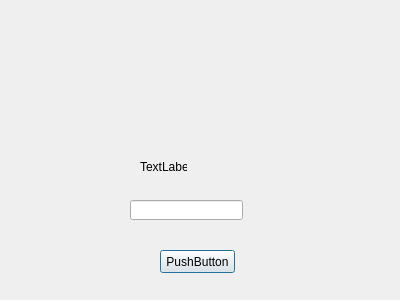
<?xml version="1.0" encoding="UTF-8"?>
<ui version="4.0">
 <class>Login_Form</class>
 <widget class="QDialog" name="Login_Form">
  <property name="geometry">
   <rect>
    <x>0</x>
    <y>0</y>
    <width>400</width>
    <height>300</height>
   </rect>
  </property>
  <property name="windowTitle">
   <string>Dialog</string>
  </property>
  <widget class="QLabel" name="lcheck">
   <property name="geometry">
    <rect>
     <x>140</x>
     <y>160</y>
     <width>47</width>
     <height>13</height>
    </rect>
   </property>
   <property name="text">
    <string>TextLabel</string>
   </property>
  </widget>
  <widget class="QLineEdit" name="lineEdit_Pass">
   <property name="geometry">
    <rect>
     <x>130</x>
     <y>200</y>
     <width>113</width>
     <height>20</height>
    </rect>
   </property>
  </widget>
  <widget class="QPushButton" name="loginButton">
   <property name="geometry">
    <rect>
     <x>160</x>
     <y>250</y>
     <width>75</width>
     <height>23</height>
    </rect>
   </property>
   <property name="text">
    <string>PushButton</string>
   </property>
  </widget>
 </widget>
 <resources/>
 <connections/>
</ui>
